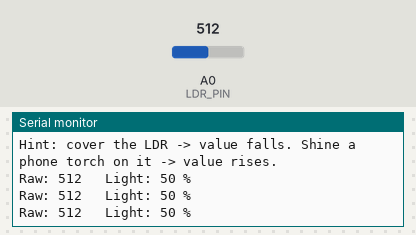
A sketch run on a simulated Arduino Uno, built with avr-gcc and run on an emulated ATmega328P. On the bench: the last lines printed to the serial monitor. The test bench sets the inputs (shaded band); at power-on: A0 (LDR_PIN) = 512.

Above: at 1.3 s.
1.4 s: A0 (LDR_PIN) set to 6
At 2.0 s:
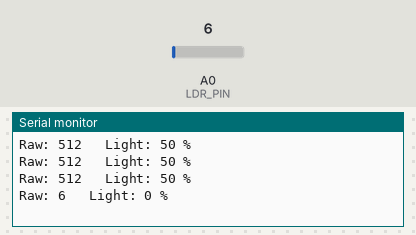
2.9 s: A0 (LDR_PIN) set to 3
At 3.5 s:
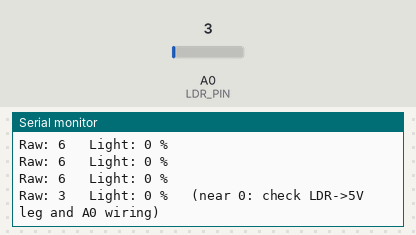

Measured:
- the behaviour switches between 5 and 4 on A0 (LDR_PIN) (found by bisection; images 1 and 2)
- after the input at 1.4 s, the serial monitor: prints a new line after 0.16 s (image 1)
- after the input at 2.9 s, the serial monitor: prints a new line after 0.17 s (image 2)

The sketch:

05_ldr.ino
```cpp
// Test 05: LDR divider on A0 (LDR to 5V, 10k to GND, so brighter = higher value).
// PASS: value changes with light. Cover the LDR with your hand and the value should fall.

const uint8_t LDR_PIN = A0;

void setup() {
  Serial.begin(9600);
  Serial.println(F("=== Test 05: LDR ==="));
  Serial.println(F("Hint: cover the LDR -> value falls. Shine a phone torch on it -> value rises."));
}

void loop() {
  int raw = analogRead(LDR_PIN);
  // ponytail: linear 0-1023 -> 0-100 %; the LDR is logarithmic, calibrate min/max later if needed
  int pct = map(raw, 0, 1023, 0, 100);
  Serial.print(F("Raw: "));
  Serial.print(raw);
  Serial.print(F("   Light: "));
  Serial.print(pct);
  Serial.print(F(" %"));
  if (raw < 5) Serial.print(F("   (near 0: check LDR->5V leg and A0 wiring)"));
  if (raw > 1018) Serial.print(F("   (near 1023: check 10k resistor to GND)"));
  Serial.println();
  delay(500);
}
```
